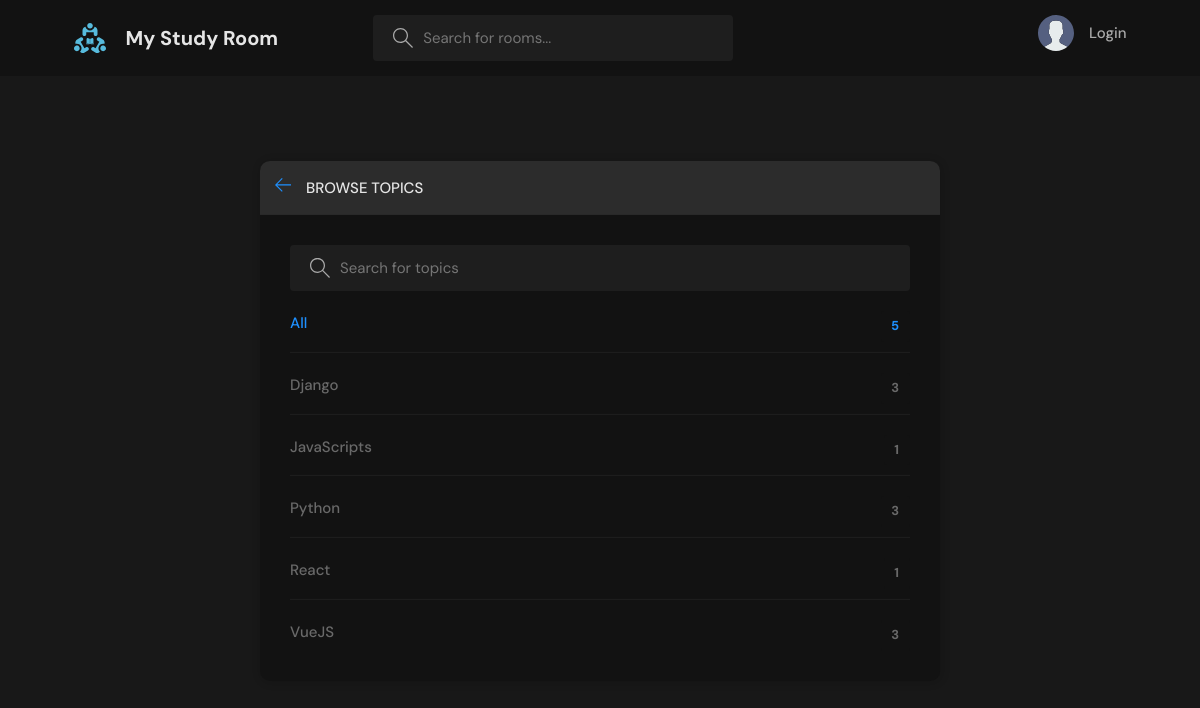
/browsetopic, run on an earlier commit of the app's database.
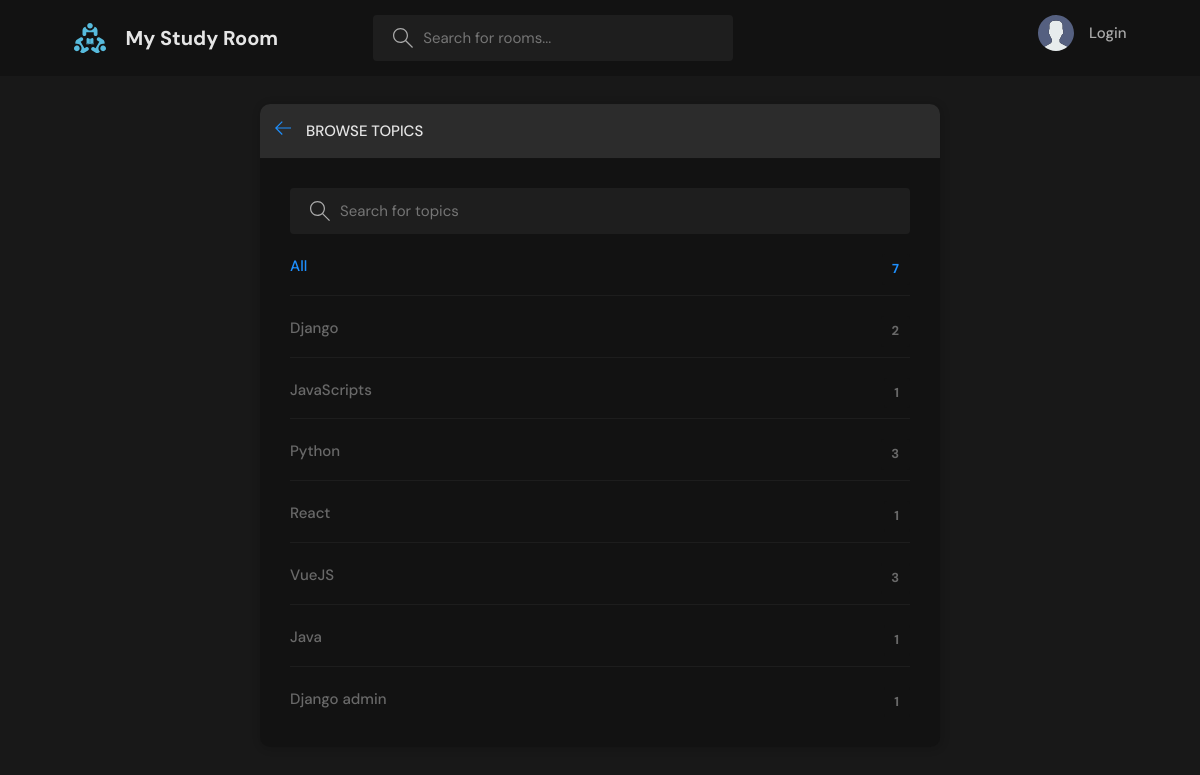
And on a later commit of the database.
### studyroom/models.py (models this page shows, shortened)
class Topic(models.Model):
    name = models.CharField(max_length= 200)

### studyroom/views.py (the view)
# urls.py: path('browsetopic',v.topicpage,name='browsetopic'),
def topicpage(request):
    q =  request.GET.get('q') if request.GET.get('q') != None else ''
    topics = Topic.objects.filter(name__icontains=q)
    context = {'topics':topics}
    return render (request, 'studyroom/topics.html', context)

### studyroom/templates/studyroom/topics.html (shortened to what this page needs)
{% extends 'main.html' %}
{% block content %}
    <main class="create-room layout">
      <div class="container">
        <div class="layout__box">
          <div class="layout__boxHeader">
            <div class="layout__boxTitle">
              <a href="{{request.META.HTTP_REFERER}}">
                <svg version="1.1" xmlns="http://www.w3.org/2000/svg" width="32" height="32" viewBox="0 0 32 32">
                  <title>arrow-left</title>
                  <path
                    d="M13.723 2.286l-13.723 13.714 13.719 13.714 1.616-1.611-10.96-10.96h27.625v-2.286h-27.625l10.965-10.965-1.616-1.607z"
                  ></path>
                </svg>
              </a>
              <h3>Browse Topics</h3>
            </div>
          </div>
          <div class="topics-page layout__body">
            <form action="{% url 'browsetopic' %}" method="GET" class="header__search">
              <label>
                <input name="q" placeholder="Search for topics" />
              </label>
            </form>
            <ul class="topics__list">
              <li>
                <a href="/" class="active">All <span>{{topics.count}}</span></a>
              </li>
              {% for topic in topics %}
              <li>
                <a href="{% url 'home' %}?q={{topic.name}}">{{topic.name}} <span>{{topic.room_set.all.count}}</span></a>
              </li>
              {% endfor %}
            </ul>
          </div>
        </div>
      </div>
    </main>
{% endblock %}

### templates/main.html (shortened to what this page needs)
<!DOCTYPE html>
{% load static %}
<html lang="en">
  <head>
    <link rel="stylesheet"  type="text/css" media="screen" href="{% static 'styles/style.css' %}">
  </head>
  <body>
    {% include 'navbar.html' %}
    {% block content %}
    {% endblock %}
  </body>
</html>

### templates/navbar.html (shortened to what this page needs)
{% load static %}
<header class="header header--loggedIn">
    <div class="container">
      <a href="{% url 'home' %}" class="header__logo">
        <img src="{% static 'images/logo.svg' %}" />
        <h1>My Study Room</h1>
      </a>
      <form class="header__search" method="GET" action="{% url 'home' %}">
        <label>
          <input name="q" placeholder="Search for rooms..." />
        </label>
      </form>
      <nav class="header__menu">
        {% if request.user.is_authenticated %}
        <div class="header__user">
          <a href="{% url 'profile' request.user.id %}">
            <div class="avatar avatar--medium active">
              <img src="{{request.user.avatar.url}}" />
            </div>
            <p>{{request.user.first_name}} {{request.user.last_name}} <span>@{{request.user.username}}</span></p>
          </a>
          <button class="dropdown-button">
            <svg version="1.1" xmlns="http://www.w3.org/2000/svg" width="32" height="32" viewBox="0 0 32 32">
              <title>chevron-down</title>
              <path d="M16 21l-13-13h-3l16 16 16-16h-3l-13 13z"></path>
            </svg>
          </button>
        </div>
        {% else %}
        <a href="{% url 'login' %}">
          <img src="{% static 'images/avatar.svg' %}" />
          <p>Login</p>
        </a>
        {% endif %}
      </nav>
    </div>
  </header>

### static/styles/style.css (style rules this page uses)
:root { --color-main: #1E90FF; --color-main-light: #4682B4; --color-dark: #121212; --color-dark-medium: #1E1E1E; --color-dark-light: #2C2C2C; --color-light: #E5E5E5; --color-gray: #A9A9A9; --color-light-gray: #696969; --color-bg: #181818; --color-success: #4CAF50; --color-error: #FF5252; }
* { font-family: "DM Sans", -apple-system, BlinkMacSystemFont, "Segoe UI", Roboto, Oxygen, Ubuntu, Cantarell, "Open Sans", "Helvetica Neue", sans-serif; margin: 0; padding: 0; box-sizing: border-box; text-rendering: optimizeLegibility; font-size: inherit; }
html { font-size: 56.25%; }
@media only screen and (min-width: 1200px) { html { font-size: 62.5%; } }
body { line-height: 1.6; font-weight: 400; font-size: 1.5rem; color: var(--color-light-gray); background-color: var(--color-bg); min-height: 100vh; }
img { width: 100%; }
a { display: inline-block; color: var(--color-main); text-decoration: none; }
.container { max-width: 120rem; width: 90%; margin: auto; }
.header { padding: 1.5rem; background-color: var(--color-dark); }
.header > .container { display: flex; gap: 9.5rem; }
.header__logo, .header__user { display: flex; gap: 2rem; align-items: center; }
.header__logo > img { height: 3.2rem; width: 3.2rem; }
.header__logo > h1 { font-weight: 700; font-size: 2rem; color: var(--color-light); }
.header__search > label { background-color: var(--color-dark-medium); padding: 1.3rem 1rem; display: flex; align-items: center; gap: 1rem; border-radius: 4px; }
.header__search svg { fill: var(--color-gray); width: 2rem; height: 2rem; margin-left: 1rem; }
.header__search input { width: 30rem; background: transparent; border: none; outline: none; color: var(--color-light); }
.header__menu { margin-left: auto; position: relative; }
.header__menu a { display: flex; gap: 1.5rem; align-items: center; font-weight: 500; text-decoration: none; color: var(--color-gray); }
.header__menu img { height: 3.6rem; }
.header__menu p { line-height: 1.2; }
.layout { margin-top: 2.4rem; }
.layout > .container { display: flex; justify-content: space-between; align-items: flex-start; }
.layout__box { width: 90%; max-width: 48rem; min-height: 40rem; position: absolute; top: 50%; left: 50%; transform: translate(-50%, -46%); background-color: var(--color-dark); border-radius: 1rem; box-shadow: 1px 1px 6px 3px rgba(0, 0, 0, 0.1); overflow: hidden; }
.layout__boxHeader { display: flex; padding: 1.5rem; background-color: var(--color-dark-light); }
.layout__boxTitle { display: flex; gap: 1.5rem; align-items: center; }
.layout__boxTitle h3 { text-transform: uppercase; font-weight: 500; color: var(--color-light); }
.layout__boxTitle svg { width: 1.6rem; height: 1.6rem; fill: var(--color-main); }
.layout__body { margin: 3rem; }
.topics__list { list-style: none; }
.topics__list li a { display: flex; justify-content: space-between; margin-bottom: 3rem; font-weight: 500; color: var(--color-light-gray); transition: all 0.3s ease-in-out; }
.topics__list li a.active, .topics__list li a:hover { color: var(--color-main); }
.topics__list li a span { padding: 0.5rem 1rem; background-color: var(--color-dark); border-radius: 3px; font-size: 1.3rem; font-weight: 700; letter-spacing: 1px; }
.topics-page .topics__list li:not(:last-child) a { margin: 2rem 0; padding-bottom: 1rem; text-decoration: none; border-bottom: 1px solid var(--color-dark-medium); }
.topics-page .header__search { display: block; }
.create-room.layout .layout__box { max-width: 68rem; }

What changed in the data, as far as the page shows it:
computed for Topic "Django": room_set.all.count "3" → "2"
added Topic: name "Java", room_set.all.count "1"
added Topic: name "Django admin", room_set.all.count "1"
Also different on the page:
{{ topics.count }}: "5" → "7"
